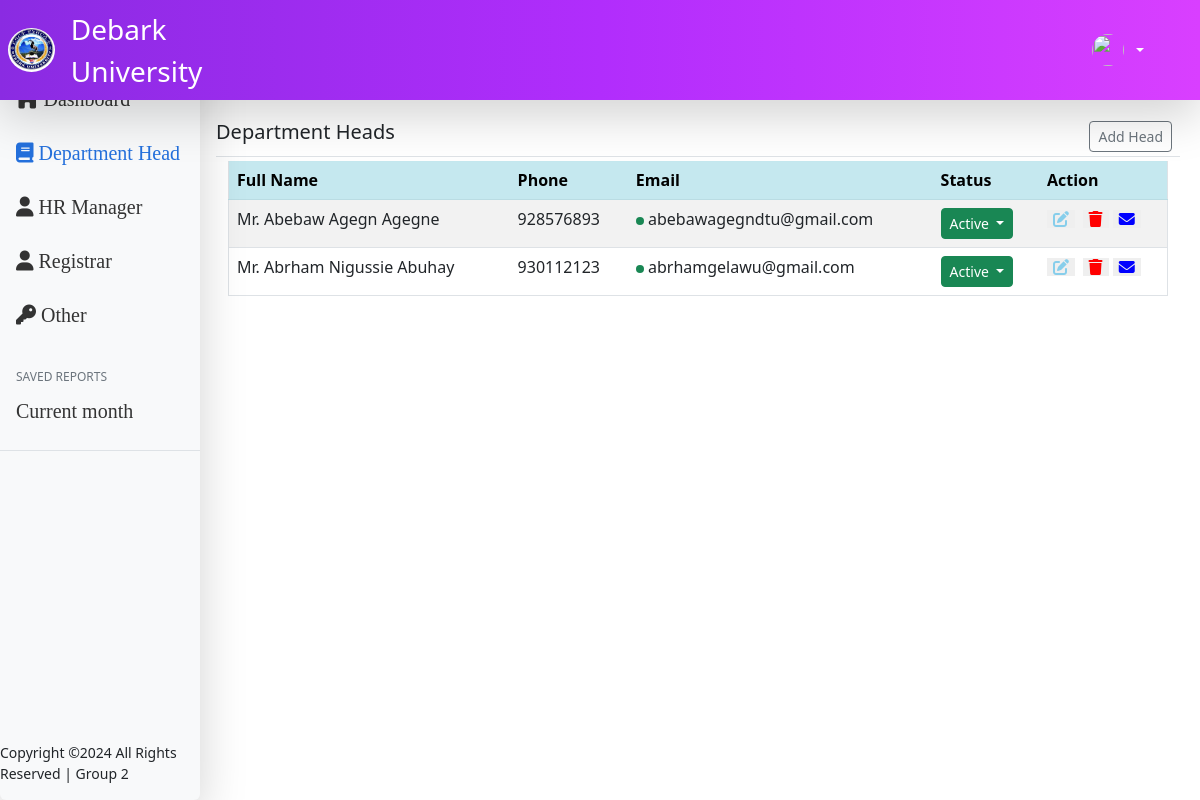
Screenshot of /admin/addHead.php (signed in) with the database file from the repository.
### tables this page shows
CREATE TABLE `account` (
  `Department` varchar(100) DEFAULT NULL,
  `user_id` varchar(21) NOT NULL,
  `user_type` varchar(21) NOT NULL,
  `title` varchar(20) DEFAULT NULL,
  `fname` varchar(24) NOT NULL,
  `lname` varchar(23) NOT NULL,
  `gname` varchar(24) NOT NULL,
  `phone` int(25) NOT NULL,
  `email` varchar(27) NOT NULL,
  `email_stat` int(5) DEFAULT NULL,
  `photo` varchar(255) DEFAULT NULL,
  `user_name` varchar(24) NOT NULL,
  `password` varchar(100) NOT NULL,
  `status` int(5) NOT NULL DEFAULT 1
);

### admin/addHead.php (the view, shortened to what this page needs)
<?php
include "mainHeader.php";
$fetch = $pdo->prepare('SELECT * FROM account WHERE  user_type=:teach ');
$fetch->bindValue(':teach', 'Head');
$fetch->execute();
$cat = $fetch->fetchAll(PDO::FETCH_ASSOC);
?>
<html lang="en">
<head>
</head>
<body>
  <div class="d-flex justify-content-between flex-wrap flex-md-nowrap align-items-center pt-1 pb-1 mb-1 border-bottom">
    <h5 class="h5">Department Heads</h5>
    <div class="btn-toolbar mb-2 mb-md-0">
      <div class="btn-group me-2">
        <button type="button" class="btn btn-sm btn-outline-secondary" data-bs-toggle="modal" data-bs-target="#invmodal"> Add Head</button>
      </div>
    </div>
  </div>
  <div class="table table-bordered table-striped">
    <div class="container">
      <table class="table table-striped table-hover container table-hover">
        <tr class="table-info">
          <th class="table-info">Full Name</th>
          <th class="table-info">Phone</th>
          <th class="table-info">Email </th>
          <th class="table-info">Status </th>
          <th class="table-info" style="width: auto;"> Action </th>
        </tr>
        <tbody>
          <?php foreach ($cat as $ca) :
          ?>
            <tr class="">
              <td><?php echo $ca['title'] . ' ' . $ca['fname'] . ' ' . $ca['lname'] . ' ' . $ca['gname'] ?></td>
              <td><?php echo $ca['phone'] ?></td>
              <td>
                <?php if( $ca['email_stat'] == 1):?>
                  <span title="Email has been sent" class="d-inline-block bg-success rounded-circle p-1"></span>
                <?php endif;?>
                <?php echo $ca['email'] ?>
              </td>
              <?php if ($ca['status'] == 1) :  ?>
                <td>
                  <div class="dropdown">
                    <button class="btn btn-success btn-sm dropdown-toggle" type="button" id="<?php echo $ca['user_id']; ?>" data-bs-toggle="dropdown" aria-expanded="false">
                         Active
                    </button>
                  </div>
                </td>
              <?php endif; ?>
              <td>
                <button type="button" title="Edit" class="border-0 rugant fa  fa-edit" value="<?php echo $ca['user_id']; ?>" style="color:skyblue;margin-right:3%;" data-bs-toggle="modal" data-bs-target="#staticBackdrop"></button>
              <button type="submit" title="Delete" id="user_delete" name="qdelete" value="<?php echo $ca['user_id'] ?>" class='border-0 fa fa-trash' style='color:red'></button>
                <button type="button" title="Resend Confirmation" id="send_again" class="border-0 rugant fa  fa-envelope" value="<?php echo $ca['user_id']; ?>" style="color:blue;margin-right:3%;"></button>
              </td>
            </tr>
          <?php endforeach;
          ?>
        </tbody>
      </table>
    </div>
  </div>
  </div>
      <div class="position-fixed bottom-0 end-0 p-3" style="z-index: 11">
    </div>
</body>
</html>

### admin/css/sidebars.css (style rules this page uses)
.dropdown-toggle { outline: 0; }

### admin/css/dashboard.css (style rules this page uses)
body { font-size: .875rem; }

### rows the page displays
account: title "Mr.", fname "Abebaw", lname "Agegn", gname "Agegne", phone "928576893", email_stat 1 (drawn), email "abebawagegndtu@gmail.com"
account: title "Mr.", fname "Abrham", lname "Nigussie", gname "Abuhay", phone "930112123", email_stat 1 (drawn), email "abrhamgelawu@gmail.com"
